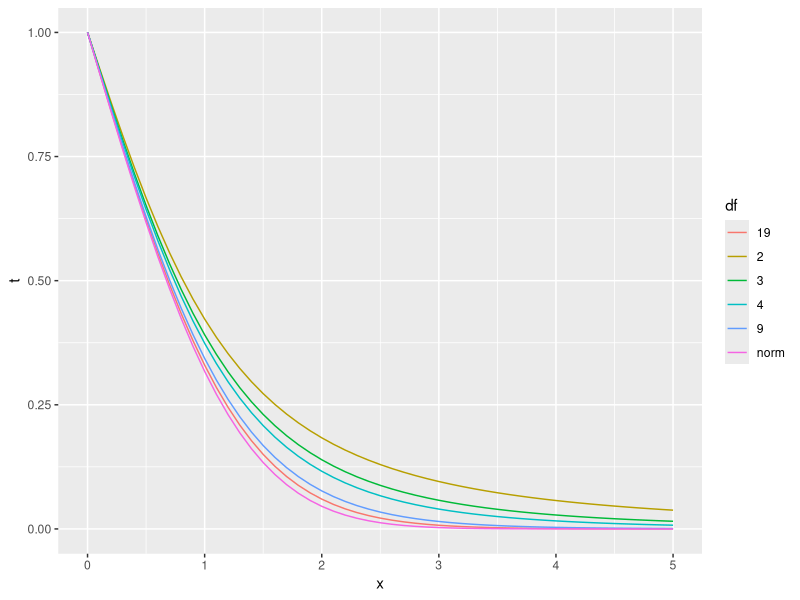

The R script that drew this image: (Note: this script raises an error after producing the figure.)
# library(terminalgraphics)
# options(device = tgp, term_col = TRUE)

library(tidyverse)

# demonstrate the underestimation of σ by s:
mean(replicate(10000, sd(rnorm(5)))) # is less than 1

# Fig 3.c
x <- seq(0,5,0.1)
crossing(x, df=c(2,3,4,9,19)) |> mutate(t=2-2*pt(x, df=df), df=as.factor(df)) |> bind_rows(tibble(x=x, df="norm", t=2-2*pnorm(x))) |> ggplot(aes(x,t,col=df)) + geom_line()

# Task 1
n <- 5
data <- tibble(x = map(seq(10000), \(x) rnorm(n))) |>
	mutate(m = map_dbl(x, mean), se = map_dbl(x, sd)/sqrt(n), z = m*sqrt(n), t=mr/(se)) |>
	pivot_longer(names_to="stat", z:t)
data |>
	ggplot(aes(x=value, col=stat)) +
		geom_density() +
		xlim(-6,6) +
		geom_line(data=tibble(x=seq(-6,6,0.1),y=dt(x,4), stat="theo"), aes(x=x,y=y))

# Task 2
p_with_norm <- function(n=5, sigma=1) {
        x <- rnorm(n, sd=1)
        mu <- mean(x)
        se <- sigma/sqrt(n) # this would be the required calculation but we usually don't know the real sigma
        se <- sd(x)/sqrt(n) # so we have to use this approximation which is skewed for small n
        z <- abs(mu)/se
        p <- 2*pnorm(z, lower.tail=FALSE)
        p
    }
p_with_t <- function(n=5, sigma=1) {
        x <- rnorm(n, sd=1)
        mu <- mean(x)
        se <- sd(x)/sqrt(n)
        t <- abs(mu)/se
        p <- 2*pt(t, df=n-1, lower.tail=FALSE)
        p
    }

pn <- replicate(1e4, p_with_norm())
pt <- replicate(1e4, p_with_t())
sum(pn<0.05)/length(pn)
sum(pt<0.05)/length(pt)
